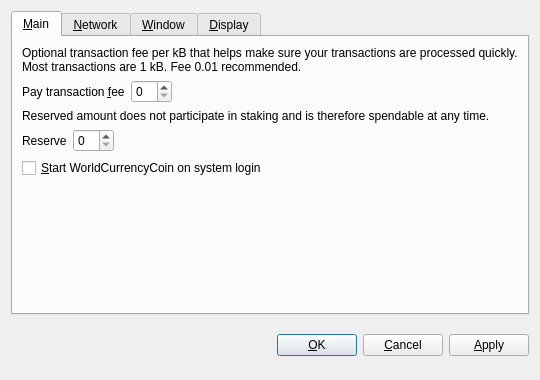
<?xml version="1.0" encoding="UTF-8"?>
<ui version="4.0">
 <class>OptionsDialog</class>
 <widget class="QDialog" name="OptionsDialog">
  <property name="geometry">
   <rect>
    <x>0</x>
    <y>0</y>
    <width>540</width>
    <height>380</height>
   </rect>
  </property>
  <property name="windowTitle">
   <string>Options</string>
  </property>
  <property name="modal">
   <bool>true</bool>
  </property>
  <layout class="QVBoxLayout" name="verticalLayout">
   <item>
    <widget class="QTabWidget" name="tabWidget">
     <property name="tabPosition">
      <enum>QTabWidget::North</enum>
     </property>
     <property name="currentIndex">
      <number>0</number>
     </property>
     <widget class="QWidget" name="tabMain">
      <attribute name="title">
       <string>&amp;Main</string>
      </attribute>
      <layout class="QVBoxLayout" name="verticalLayout_Main">
       <item>
        <widget class="QLabel" name="transactionFeeInfoLabel">
         <property name="text">
          <string>Optional transaction fee per kB that helps make sure your transactions are processed quickly. Most transactions are 1 kB. Fee 0.01 recommended.</string>
         </property>
         <property name="textFormat">
          <enum>Qt::PlainText</enum>
         </property>
         <property name="wordWrap">
          <bool>true</bool>
         </property>
        </widget>
       </item>
       <item>
        <layout class="QHBoxLayout" name="horizontalLayoutFee">
         <item>
          <widget class="QLabel" name="transactionFeeLabel">
           <property name="text">
            <string>Pay transaction &amp;fee</string>
           </property>
           <property name="textFormat">
            <enum>Qt::PlainText</enum>
           </property>
           <property name="buddy">
            <cstring>transactionFee</cstring>
           </property>
          </widget>
         </item>
         <item>
          <widget class="BitcoinAmountField" name="transactionFee"/>
         </item>
         <item>
          <spacer name="horizontalSpacerFee">
           <property name="orientation">
            <enum>Qt::Horizontal</enum>
           </property>
           <property name="sizeHint" stdset="0">
            <size>
             <width>40</width>
             <height>20</height>
            </size>
           </property>
          </spacer>
         </item>
        </layout>
       </item>
       <item>
        <widget class="QLabel" name="reserveBalanceInfoLabel">
         <property name="text">
          <string>Reserved amount does not participate in staking and is therefore spendable at any time.</string>
         </property>
         <property name="textFormat">
          <enum>Qt::PlainText</enum>
         </property>
         <property name="wordWrap">
          <bool>true</bool>
         </property>
        </widget>
       </item>
       <item>
        <layout class="QHBoxLayout" name="horizontalLayoutReserveBalance">
         <item>
          <widget class="QLabel" name="reserveBalanceLabel">
           <property name="text">
            <string>Reserve</string>
           </property>
           <property name="textFormat">
            <enum>Qt::PlainText</enum>
           </property>
           <property name="buddy">
            <cstring>reserveBalance</cstring>
           </property>
          </widget>
         </item>
         <item>
          <widget class="BitcoinAmountField" name="reserveBalance"/>
         </item>
         <item>
          <spacer name="horizontalSpacerReserveBalance">
           <property name="orientation">
            <enum>Qt::Horizontal</enum>
           </property>
           <property name="sizeHint" stdset="0">
            <size>
             <width>40</width>
             <height>20</height>
            </size>
           </property>
          </spacer>
         </item>
        </layout>
       </item>
       <item>
        <widget class="QCheckBox" name="bitcoinAtStartup">
         <property name="toolTip">
          <string>Automatically start WorldCurrencyCoin after logging in to the system.</string>
         </property>
         <property name="text">
          <string>&amp;Start WorldCurrencyCoin on system login</string>
         </property>
        </widget>
       </item>
       <item>
        <spacer name="verticalSpacer_Main">
         <property name="orientation">
          <enum>Qt::Vertical</enum>
         </property>
         <property name="sizeHint" stdset="0">
          <size>
           <width>20</width>
           <height>40</height>
          </size>
         </property>
        </spacer>
       </item>
      </layout>
     </widget>
     <widget class="QWidget" name="tabNetwork">
      <attribute name="title">
       <string>&amp;Network</string>
      </attribute>
      <layout class="QVBoxLayout" name="verticalLayout_Network">
       <item>
        <widget class="QCheckBox" name="mapPortUpnp">
         <property name="toolTip">
          <string>Automatically open the WorldCurrencyCoin client port on the router. This only works when your router supports UPnP and it is enabled.</string>
         </property>
         <property name="text">
          <string>Map port using &amp;UPnP</string>
         </property>
        </widget>
       </item>
       <item>
        <widget class="QCheckBox" name="connectSocks">
         <property name="toolTip">
          <string>Connect to the WorldCurrencyCoin network through a SOCKS proxy (e.g. when connecting through Tor).</string>
         </property>
         <property name="text">
          <string>&amp;Connect through SOCKS proxy:</string>
         </property>
        </widget>
       </item>
       <item>
        <layout class="QHBoxLayout" name="horizontalLayout_Network">
         <item>
          <widget class="QLabel" name="proxyIpLabel">
           <property name="text">
            <string>Proxy &amp;IP:</string>
           </property>
           <property name="textFormat">
            <enum>Qt::PlainText</enum>
           </property>
           <property name="buddy">
            <cstring>proxyIp</cstring>
           </property>
          </widget>
         </item>
         <item>
          <widget class="QValidatedLineEdit" name="proxyIp">
           <property name="maximumSize">
            <size>
             <width>140</width>
             <height>16777215</height>
            </size>
           </property>
           <property name="toolTip">
            <string>IP address of the proxy (e.g. 127.0.0.1)</string>
           </property>
          </widget>
         </item>
         <item>
          <widget class="QLabel" name="proxyPortLabel">
           <property name="text">
            <string>&amp;Port:</string>
           </property>
           <property name="textFormat">
            <enum>Qt::PlainText</enum>
           </property>
           <property name="buddy">
            <cstring>proxyPort</cstring>
           </property>
          </widget>
         </item>
         <item>
          <widget class="QLineEdit" name="proxyPort">
           <property name="maximumSize">
            <size>
             <width>55</width>
             <height>16777215</height>
            </size>
           </property>
           <property name="toolTip">
            <string>Port of the proxy (e.g. 9050)</string>
           </property>
          </widget>
         </item>
         <item>
          <widget class="QLabel" name="socksVersionLabel">
           <property name="text">
            <string>SOCKS &amp;Version:</string>
           </property>
           <property name="textFormat">
            <enum>Qt::PlainText</enum>
           </property>
           <property name="buddy">
            <cstring>socksVersion</cstring>
           </property>
          </widget>
         </item>
         <item>
          <widget class="QValueComboBox" name="socksVersion">
           <property name="toolTip">
            <string>SOCKS version of the proxy (e.g. 5)</string>
           </property>
          </widget>
         </item>
         <item>
          <spacer name="horizontalSpacer_Network">
           <property name="orientation">
            <enum>Qt::Horizontal</enum>
           </property>
           <property name="sizeHint" stdset="0">
            <size>
             <width>40</width>
             <height>20</height>
            </size>
           </property>
          </spacer>
         </item>
        </layout>
       </item>
       <item>
        <spacer name="verticalSpacer_Network">
         <property name="orientation">
          <enum>Qt::Vertical</enum>
         </property>
         <property name="sizeHint" stdset="0">
          <size>
           <width>20</width>
           <height>40</height>
          </size>
         </property>
        </spacer>
       </item>
      </layout>
     </widget>
     <widget class="QWidget" name="tabWindow">
      <attribute name="title">
       <string>&amp;Window</string>
      </attribute>
      <layout class="QVBoxLayout" name="verticalLayout_Window">
       <item>
        <widget class="QCheckBox" name="minimizeToTray">
         <property name="toolTip">
          <string>Show only a tray icon after minimizing the window.</string>
         </property>
         <property name="text">
          <string>&amp;Minimize to the tray instead of the taskbar</string>
         </property>
        </widget>
       </item>
       <item>
        <widget class="QCheckBox" name="minimizeOnClose">
         <property name="toolTip">
          <string>Minimize instead of exit the application when the window is closed. When this option is enabled, the application will be closed only after selecting Quit in the menu.</string>
         </property>
         <property name="text">
          <string>M&amp;inimize on close</string>
         </property>
        </widget>
       </item>
       <item>
        <spacer name="verticalSpacer_Window">
         <property name="orientation">
          <enum>Qt::Vertical</enum>
         </property>
         <property name="sizeHint" stdset="0">
          <size>
           <width>20</width>
           <height>40</height>
          </size>
         </property>
        </spacer>
       </item>
      </layout>
     </widget>
     <widget class="QWidget" name="tabDisplay">
      <attribute name="title">
       <string>&amp;Display</string>
      </attribute>
      <layout class="QVBoxLayout" name="verticalLayout_Display">
       <item>
        <layout class="QHBoxLayout" name="horizontalLayout_1_Display">
         <item>
          <widget class="QLabel" name="langLabel">
           <property name="text">
            <string>User Interface &amp;language:</string>
           </property>
           <property name="textFormat">
            <enum>Qt::PlainText</enum>
           </property>
           <property name="buddy">
            <cstring>lang</cstring>
           </property>
          </widget>
         </item>
         <item>
          <widget class="QValueComboBox" name="lang">
           <property name="toolTip">
            <string>The user interface language can be set here. This setting will take effect after restarting WorldCurrencyCoin.</string>
           </property>
          </widget>
         </item>
        </layout>
       </item>
       <item>
        <layout class="QHBoxLayout" name="horizontalLayout_2_Display">
         <item>
          <widget class="QLabel" name="unitLabel">
           <property name="text">
            <string>&amp;Unit to show amounts in:</string>
           </property>
           <property name="textFormat">
            <enum>Qt::PlainText</enum>
           </property>
           <property name="buddy">
            <cstring>unit</cstring>
           </property>
          </widget>
         </item>
         <item>
          <widget class="QValueComboBox" name="unit">
           <property name="toolTip">
            <string>Choose the default subdivision unit to show in the interface and when sending coins.</string>
           </property>
          </widget>
         </item>
        </layout>
       </item>
       <item>
        <widget class="QCheckBox" name="displayAddresses">
         <property name="toolTip">
          <string>Whether to show WorldCurrencyCoin addresses in the transaction list or not.</string>
         </property>
         <property name="text">
          <string>&amp;Display addresses in transaction list</string>
         </property>
        </widget>
       </item>
       <item>
        <widget class="QCheckBox" name="coinControlFeatures">
         <property name="toolTip">
          <string>Whether to show coin control features or not.</string>
         </property>
         <property name="text">
          <string>Display coin &amp;control features (experts only!)</string>
         </property>
        </widget>
       </item>
       <item>
        <spacer name="verticalSpacer_Display">
         <property name="orientation">
          <enum>Qt::Vertical</enum>
         </property>
         <property name="sizeHint" stdset="0">
          <size>
           <width>20</width>
           <height>40</height>
          </size>
         </property>
        </spacer>
       </item>
      </layout>
     </widget>
    </widget>
   </item>
   <item>
    <layout class="QHBoxLayout" name="horizontalLayout_Buttons">
     <item>
      <spacer name="horizontalSpacer_1">
       <property name="orientation">
        <enum>Qt::Horizontal</enum>
       </property>
       <property name="sizeHint" stdset="0">
        <size>
         <width>40</width>
         <height>48</height>
        </size>
       </property>
      </spacer>
     </item>
     <item>
      <widget class="QLabel" name="statusLabel">
       <property name="font">
        <font>
         <weight>75</weight>
         <bold>true</bold>
        </font>
       </property>
       <property name="text">
        <string/>
       </property>
       <property name="textFormat">
        <enum>Qt::PlainText</enum>
       </property>
       <property name="wordWrap">
        <bool>true</bool>
       </property>
      </widget>
     </item>
     <item>
      <spacer name="horizontalSpacer_2">
       <property name="orientation">
        <enum>Qt::Horizontal</enum>
       </property>
       <property name="sizeHint" stdset="0">
        <size>
         <width>40</width>
         <height>48</height>
        </size>
       </property>
      </spacer>
     </item>
     <item>
      <widget class="QPushButton" name="okButton">
       <property name="text">
        <string>&amp;OK</string>
       </property>
      </widget>
     </item>
     <item>
      <widget class="QPushButton" name="cancelButton">
       <property name="text">
        <string>&amp;Cancel</string>
       </property>
       <property name="autoDefault">
        <bool>false</bool>
       </property>
      </widget>
     </item>
     <item>
      <widget class="QPushButton" name="applyButton">
       <property name="text">
        <string>&amp;Apply</string>
       </property>
       <property name="autoDefault">
        <bool>false</bool>
       </property>
      </widget>
     </item>
    </layout>
   </item>
  </layout>
 </widget>
 <customwidgets>
  <customwidget>
   <class>BitcoinAmountField</class>
   <extends>QSpinBox</extends>
   <header>bitcoinamountfield.h</header>
  </customwidget>
  <customwidget>
   <class>QValueComboBox</class>
   <extends>QComboBox</extends>
   <header>qvaluecombobox.h</header>
  </customwidget>
  <customwidget>
   <class>QValidatedLineEdit</class>
   <extends>QLineEdit</extends>
   <header>qvalidatedlineedit.h</header>
  </customwidget>
 </customwidgets>
 <resources/>
 <connections/>
</ui>
